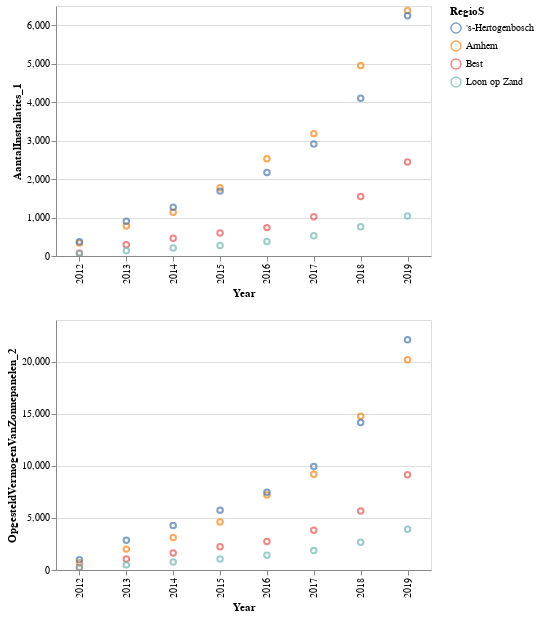

Here is the notebook cell this chart was saved with:
### Markdown cell above
### Comparing municipalities

### Code cell
chart = alt.Chart(df_zonnestroom_2019).mark_point().encode(
    alt.X(alt.repeat("column"), type='ordinal', title='Year'),
    alt.Y(alt.repeat("row"), type='quantitative'),
    color='RegioS:N'
).properties(
    width=375,
    height=250
).repeat(
    column=['Perioden'],
    row=['AantalInstallaties_1', 'OpgesteldVermogenVanZonnepanelen_2'],
    
).interactive()
chart

### Figure 1 — Vega-Lite specification as saved in the notebook (floating-point values rounded to 4 significant figures)
{"config": {"view": {"continuousWidth": 400, "continuousHeight": 300}}, "repeat": {"column": ["Perioden"], "row": ["AantalInstallaties_1", "OpgesteldVermogenVanZonnepanelen_2"]}, "spec": {"data": {"name": "data-065d17693aea585c86516ee32c65f4df"}, "mark": "point", "encoding": {"color": {"field": "RegioS", "type": "nominal"}, "x": {"field": {"repeat": "column"}, "title": "Year", "type": "ordinal"}, "y": {"field": {"repeat": "row"}, "type": "quantitative"}}, "height": 250, "selection": {"selector009": {"type": "interval", "bind": "scales", "encodings": ["x", "y"]}}, "width": 375}, "$schema": "https://vega.github.io/schema/vega-lite/v4.17.0.json", "datasets": {"data-065d17693aea585c86516ee32c65f4df": [{"ID": 3672, "BedrijfstakkenWoningen": "Woningen", "RegioS": "Arnhem", "Perioden": "2012", "AantalInstallaties_1": 336.0, "OpgesteldVermogenVanZonnepanelen_2": 694.0}, {"ID": 3673, "BedrijfstakkenWoningen": "Woningen", "RegioS": "Arnhem", "Perioden": "2013", "AantalInstallaties_1": 778.0, "OpgesteldVermogenVanZonnepanelen_2": 2005.0}, {"ID": 3674, "BedrijfstakkenWoningen": "Woningen", "RegioS": "Arnhem", "Perioden": "2014", "AantalInstallaties_1": 1135.0, "OpgesteldVermogenVanZonnepanelen_2": 3124.0}, {"ID": 3675, "BedrijfstakkenWoningen": "Woningen", "RegioS": "Arnhem", "Perioden": "2015", "AantalInstallaties_1": 1772.0, "OpgesteldVermogenVanZonnepanelen_2": 4619.0}, {"ID": 3676, "BedrijfstakkenWoningen": "Woningen", "RegioS": "Arnhem", "Perioden": "2016", "AantalInstallaties_1": 2530.0, "OpgesteldVermogenVanZonnepanelen_2": 7197.0}, {"ID": 3677, "BedrijfstakkenWoningen": "Woningen", "RegioS": "Arnhem", "Perioden": "2017", "AantalInstallaties_1": 3182.0, "OpgesteldVermogenVanZonnepanelen_2": 9199.0}, {"ID": 3678, "BedrijfstakkenWoningen": "Woningen", "RegioS": "Arnhem", "Perioden": "2018", "AantalInstallaties_1": 4952.0, "OpgesteldVermogenVanZonnepanelen_2": 14750.0}, {"ID": 3679, "BedrijfstakkenWoningen": "Woningen", "RegioS": "Arnhem", "Perioden": "2019", "AantalInstallaties_1": 6384.0, "OpgesteldVermogenVanZonnepanelen_2": 20180.0}, {"ID": 3816, "BedrijfstakkenWoningen": "Woningen", "RegioS": "Best", "Perioden": "2012", "AantalInstallaties_1": 81.0, "OpgesteldVermogenVanZonnepanelen_2": 253.0}, {"ID": 3817, "BedrijfstakkenWoningen": "Woningen", "RegioS": "Best", "Perioden": "2013", "AantalInstallaties_1": 290.0, "OpgesteldVermogenVanZonnepanelen_2": 1054.0}, {"ID": 3818, "BedrijfstakkenWoningen": "Woningen", "RegioS": "Best", "Perioden": "2014", "AantalInstallaties_1": 462.0, "OpgesteldVermogenVanZonnepanelen_2": 1630.0}, {"ID": 3819, "BedrijfstakkenWoningen": "Woningen", "RegioS": "Best", "Perioden": "2015", "AantalInstallaties_1": 597.0, "OpgesteldVermogenVanZonnepanelen_2": 2224.0}, {"ID": 3820, "BedrijfstakkenWoningen": "Woningen", "RegioS": "Best", "Perioden": "2016", "AantalInstallaties_1": 738.0, "OpgesteldVermogenVanZonnepanelen_2": 2727.0}, {"ID": 3821, "BedrijfstakkenWoningen": "Woningen", "RegioS": "Best", "Perioden": "2017", "AantalInstallaties_1": 1023.0, "OpgesteldVermogenVanZonnepanelen_2": 3813.0}, {"ID": 3822, "BedrijfstakkenWoningen": "Woningen", "RegioS": "Best", "Perioden": "2018", "AantalInstallaties_1": 1549.0, "OpgesteldVermogenVanZonnepanelen_2": 5660.0}, {"ID": 3823, "BedrijfstakkenWoningen": "Woningen", "RegioS": "Best", "Perioden": "2019", "AantalInstallaties_1": 2444.0, "OpgesteldVermogenVanZonnepanelen_2": 9138.0}, {"ID": 4608, "BedrijfstakkenWoningen": "Woningen", "RegioS": "'s-Hertogenbosch", "Perioden": "2012", "AantalInstallaties_1": 371.0, "OpgesteldVermogenVanZonnepanelen_2": 985.0}, {"ID": 4609, "BedrijfstakkenWoningen": "Woningen", "RegioS": "'s-Hertogenbosch", "Perioden": "2013", "AantalInstallaties_1": 901.0, "OpgesteldVermogenVanZonnepanelen_2": 2859.0}, {"ID": 4610, "BedrijfstakkenWoningen": "Woningen", "RegioS": "'s-Hertogenbosch", "Perioden": "2014", "AantalInstallaties_1": 1270.0, "OpgesteldVermogenVanZonnepanelen_2": 4269.0}, {"ID": 4611, "BedrijfstakkenWoningen": "Woningen", "RegioS": "'s-Hertogenbosch", "Perioden": "2015", "AantalInstallaties_1": 1687.0, "OpgesteldVermogenVanZonnepanelen_2": 5748.0}, {"ID": 4612, "BedrijfstakkenWoningen": "Woningen", "RegioS": "'s-Hertogenbosch", "Perioden": "2016", "AantalInstallaties_1": 2170.0, "OpgesteldVermogenVanZonnepanelen_2": 7464.0}, {"ID": 4613, "BedrijfstakkenWoningen": "Woningen", "RegioS": "'s-Hertogenbosch", "Perioden": "2017", "AantalInstallaties_1": 2910.0, "OpgesteldVermogenVanZonnepanelen_2": 9936.0}, {"ID": 4614, "BedrijfstakkenWoningen": "Woningen", "RegioS": "'s-Hertogenbosch", "Perioden": "2018", "AantalInstallaties_1": 4103.0, "OpgesteldVermogenVanZonnepanelen_2": 14160.0}, {"ID": 4615, "BedrijfstakkenWoningen": "Woningen", "RegioS": "'s-Hertogenbosch", "Perioden": "2019", "AantalInstallaties_1": 6245.0, "OpgesteldVermogenVanZonnepanelen_2": 22110.0}, {"ID": 4944, "BedrijfstakkenWoningen": "Woningen", "RegioS": "Loon op Zand", "Perioden": "2012", "AantalInstallaties_1": 62.0, "OpgesteldVermogenVanZonnepanelen_2": 196.0}, {"ID": 4945, "BedrijfstakkenWoningen": "Woningen", "RegioS": "Loon op Zand", "Perioden": "2013", "AantalInstallaties_1": 138.0, "OpgesteldVermogenVanZonnepanelen_2": 491.0}, {"ID": 4946, "BedrijfstakkenWoningen": "Woningen", "RegioS": "Loon op Zand", "Perioden": "2014", "AantalInstallaties_1": 209.0, "OpgesteldVermogenVanZonnepanelen_2": 772.0}, {"ID": 4947, "BedrijfstakkenWoningen": "Woningen", "RegioS": "Loon op Zand", "Perioden": "2015", "AantalInstallaties_1": 274.0, "OpgesteldVermogenVanZonnepanelen_2": 1062.0}, {"ID": 4948, "BedrijfstakkenWoningen": "Woningen", "RegioS": "Loon op Zand", "Perioden": "2016", "AantalInstallaties_1": 379.0, "OpgesteldVermogenVanZonnepanelen_2": 1424.0}, {"ID": 4949, "BedrijfstakkenWoningen": "Woningen", "RegioS": "Loon op Zand", "Perioden": "2017", "AantalInstallaties_1": 527.0, "OpgesteldVermogenVanZonnepanelen_2": 1878.0}, {"ID": 4950, "BedrijfstakkenWoningen": "Woningen", "RegioS": "Loon op Zand", "Perioden": "2018", "AantalInstallaties_1": 761.0, "OpgesteldVermogenVanZonnepanelen_2": 2669.0}, {"ID": 4951, "BedrijfstakkenWoningen": "Woningen", "RegioS": "Loon op Zand", "Perioden": "2019", "AantalInstallaties_1": 1042.0, "OpgesteldVermogenVanZonnepanelen_2": 3914.0}]}}
